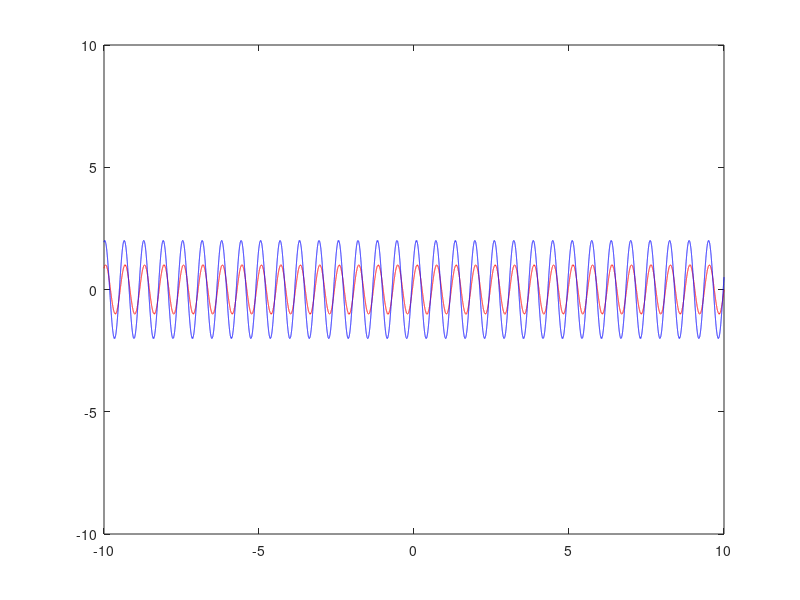

Recreate this plot in MATLAB.
t = linspace(-10,10,100000);
x1 = cos(10*t-(pi/3));
figure;
plot(t,x1,'r');
axis([-10 10 -10 10])
x2 = 2*sin(10*t+(pi/4));
hold on
plot(t,x2,'b');